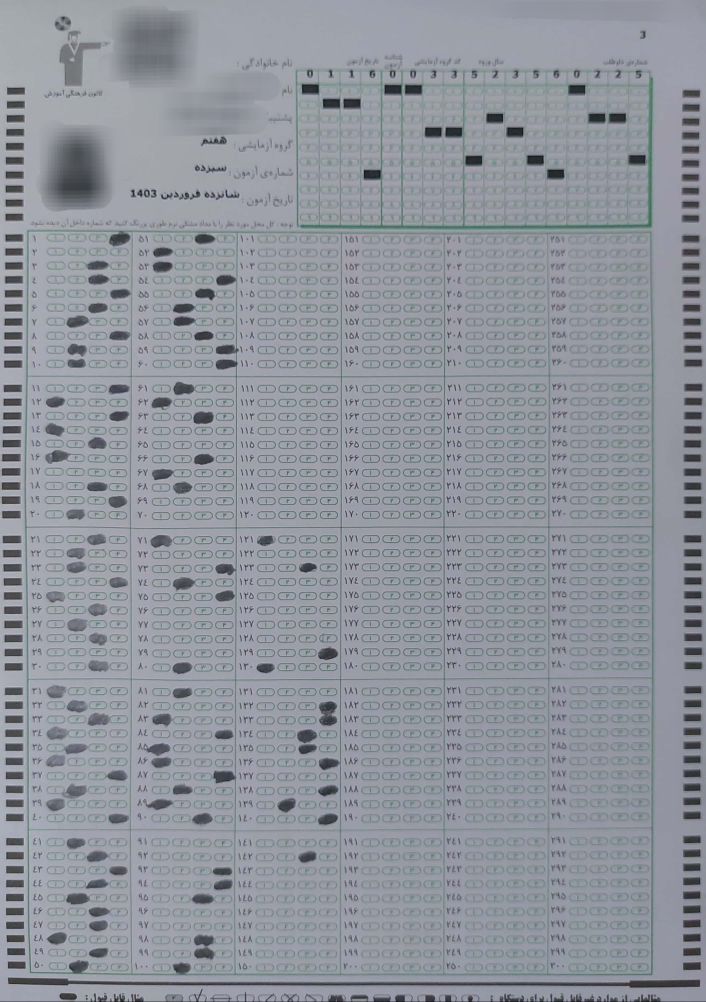
#> input picture sheets/answer_0.jpg, 2118 x 3006 px (shown at 1/3 size)
$ python -i utils.py   (imports and definitions only)
#> lines starting #> are read from the running program, lines starting #| are printed output that depends on the picture; after the words box and inside, x2 and y2 are one past the last pixel; in counts of white or black regions, pixels touching at a corner belong together
#> further down, picture is the input picture: shape (3006, 2118, 3); mean B, G, R 156.9, 148.5, 143.8
import cv2
import numpy as np
from all_bubbles import get_all_bubbles


# [37 lines left out: functions crop_image, crop_cords, get_coloumns, get_rows, not called in this run]


def standard_resize(image, n):
    ims = cv2.resize(image, (int(image.shape[1]/n),int(image.shape[0]/n)))
    return ims


# [11 lines left out: function find_quarter, not called in this run]


def find_bubbles_from_contour(contours):
    bubbles = []
    for contour in contours:

        area = cv2.contourArea(contour)


        perimeter = cv2.arcLength(contour, True)


        hull = cv2.convexHull(contour)
        hull_area = cv2.contourArea(hull)

        if hull_area > 0:
            solidity = float(area) / hull_area
        else:
            solidity = 0


        if area > 670 and solidity > 0.9:

            M = cv2.moments(contour)
            if M['m00'] != 0:
                cX = int(M['m10'] / M['m00'])
                cY = int(M['m01'] / M['m00'])
            else:
                continue


            bubbles.append(contour)
    return bubbles


# [57 lines left out: functions have_common_y, distance_between_contours, contours_in_range_y, mixed_bubbles, not called in this run]


def find_bubbles(image):
    gray = cv2.cvtColor(image, cv2.COLOR_BGR2GRAY)
    blurred_image = cv2.GaussianBlur(gray, (5, 5), 0)


    _, binary_image = cv2.threshold(gray, 125, 255, cv2.THRESH_BINARY_INV + cv2.THRESH_OTSU)
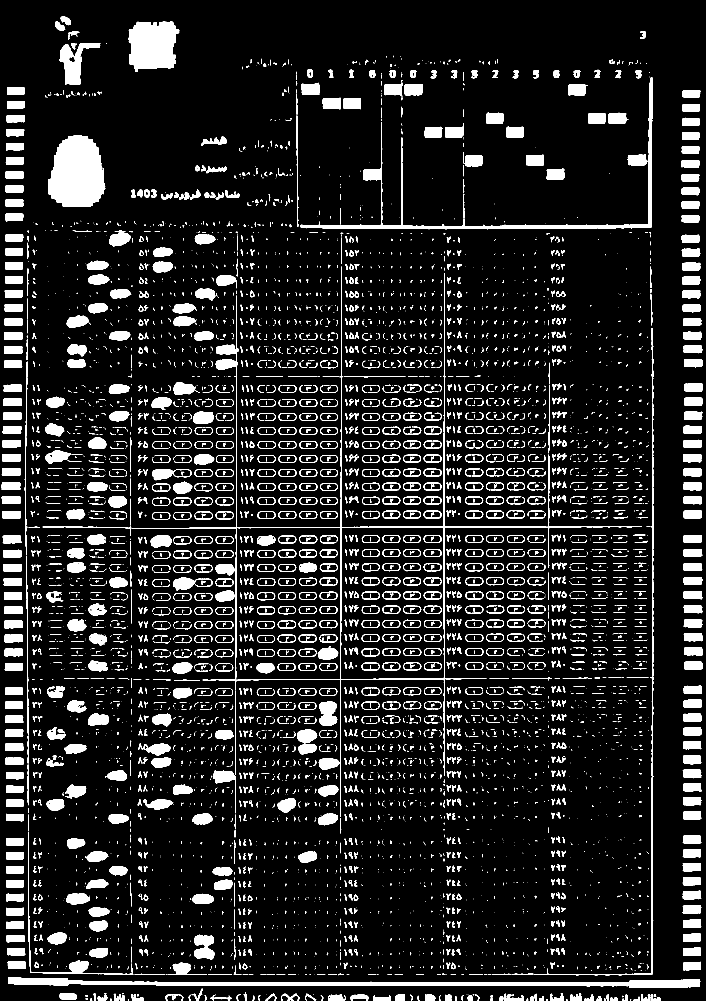
#> binary_image: shape (3006, 2118) (shown at 1/3 size); 10.8% white; 6121 white regions (3357 under 20 px), largest, box (x1, y1, x2, y2) and area: (144, 407, 313, 620) 28645, (24, 2933, 2101, 2964) 26037, (396, 800, 1926, 2451) 21591

    kernel = np.ones((5, 5), np.uint8)
    closed_image = cv2.morphologyEx(binary_image, cv2.MORPH_CLOSE, kernel, iterations=1)
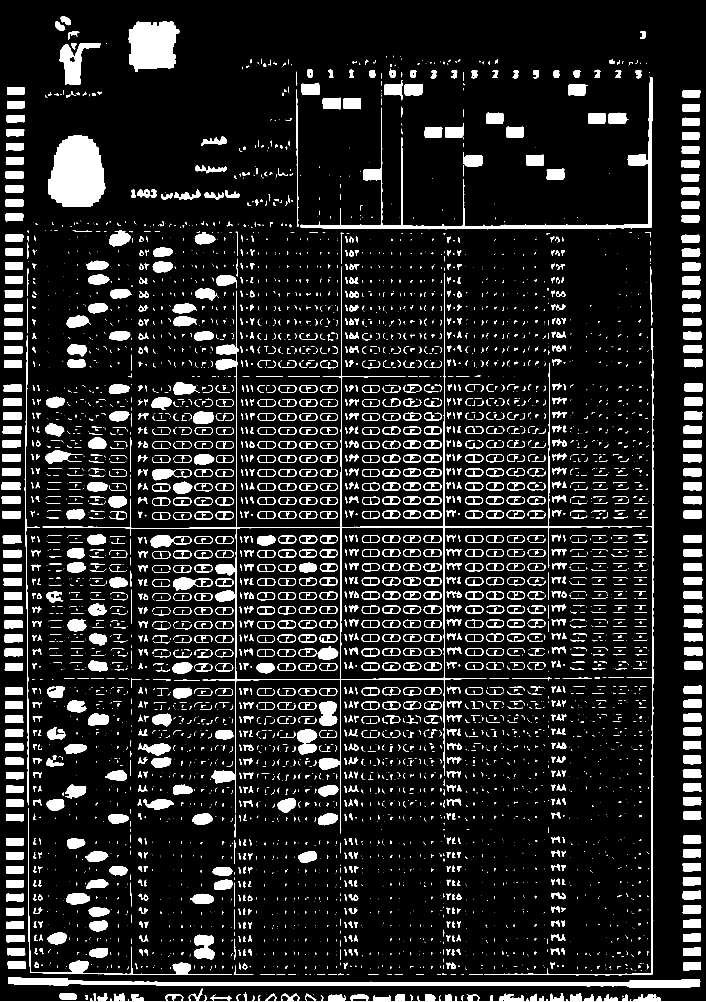
#> closed_image: shape (3006, 2118) (shown at 1/3 size); 11.2% white; 4864 white regions (2610 under 20 px), largest, box (x1, y1, x2, y2) and area: (144, 407, 316, 620) 28740, (128, 800, 1926, 2501) 27387, (24, 2933, 2101, 2964) 26077


    opened_image = cv2.morphologyEx(closed_image, cv2.MORPH_OPEN, kernel, iterations=5)
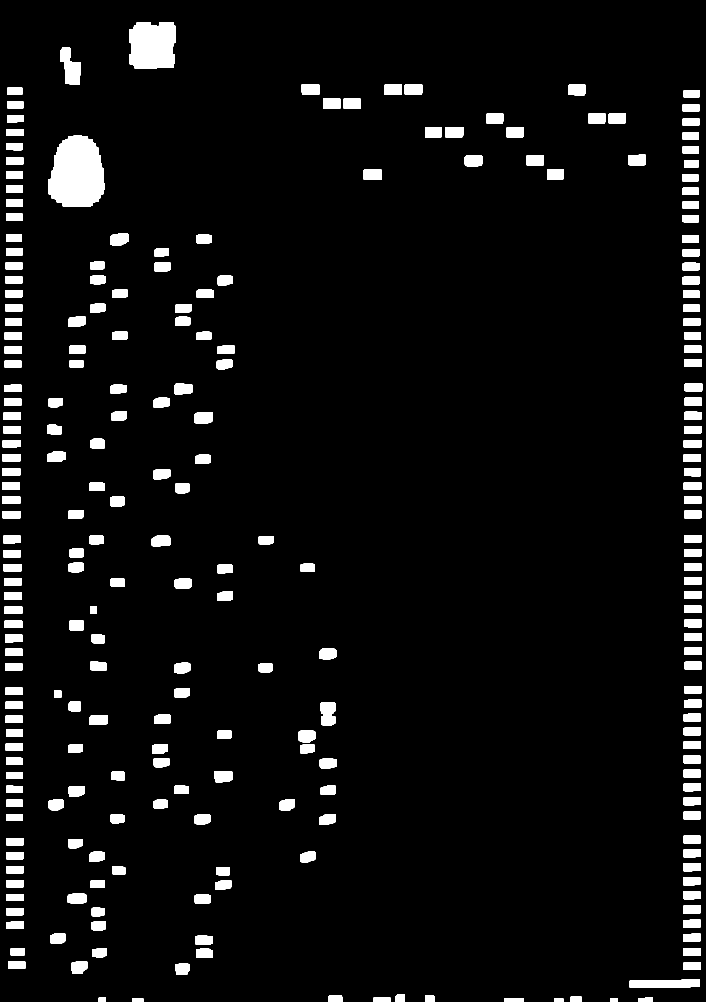
#> opened_image: shape (3006, 2118) (shown at 1/3 size); 5.4% white; 243 white regions

    """cv2.imshow("fff", opened_image)
    cv2.waitKey(0)
    cv2.destroyAllWindows()"""
    contours, _ = cv2.findContours(opened_image, cv2.RETR_EXTERNAL, cv2.CHAIN_APPROX_SIMPLE)
#> contours = 243 contours; largest, box (x1, y1, x2, y2) and area: (144, 407, 313, 620) 28378, (387, 66, 527, 206) 17548, (1889, 2939, 2100, 2963) 4459, (180, 142, 242, 253) 4236, (961, 2106, 1006, 2177) 2736


    #cv2.drawContours(image, contours, -1, (255, 0, 255), 6)


    bubbles = find_bubbles_from_contour(contours)
#> the loop in find_bubbles_from_contour, `for contour in contours: ` made 243 passes
#> (contour, area, perimeter, hull, hull_area, solidity, cX, cY) on passes 15, 19, 31, 36, 52: ([[24, 2885], [24, 2905], [75, 2905], [75, 2885]], 1020, 142, [[75, 2885], [75, 2905], [24, 2905], [24, 2885]], 1020, 1, 49, 2895), ([[32, 2845], [32, 2865], [73, 2865], [73, 2845]], 820, 122, [[73, 2845], [73, 2865], [32, 2865], [32, 2845]], 820, 1, 52, 2855), ([[19, 2682], [19, 2702], [70, 2702], [70, 2682]], 1020, 142, [[70, 2682], [70, 2702], [19, 2702], [19, 2682]], 1020, 1, 44, 2692), ([[19, 2640], [19, 2661], [69, 2661], [69, 2640]], 1050, 142, [[69, 2640], [69, 2661], [19, 2661], [19, 2640]], 1050, 1, 44, 2650), ([[19, 2442], [19, 2462], [68, 2462], [68, 2442]], 980, 138, [[68, 2442], [68, 2462], [19, 2462], [19, 2442]], 980, 1, 43, 2452)
#> (area, perimeter, hull_area, solidity, cX, cY) on passes 9, 12, 13, 14, 16, 17: (795, 120.5, 799, 0.995, 1006, 2995), (4459, 462.5, 4596, 0.97, 1994, 2950), (1288, 143, 1326, 0.971, 546, 2906), (1136.5, 146.2, 1139, 0.998, 2075, 2898), (1483.5, 156, 1541, 0.963, 236, 2901), (1261.5, 148.4, 1290.5, 0.978, 612, 2859)
#> after the loop in find_bubbles_from_contour, `for contour in contours:`: bubbles = 230 contours; largest, box (x1, y1, x2, y2) and area: (144, 407, 313, 620) 28378, (387, 66, 527, 206) 17548, (1889, 2939, 2100, 2963) 4459, (961, 2106, 1006, 2177) 2736, (582, 1237, 638, 1271) 1722


    return contours


def image_slice(image, x_start, x_end, y_start, y_end):
    new_image = image[y_start:y_end, x_start:x_end]
    return new_image


# [146 lines left out: functions find_choices, get_bubble, highlight_errors, score_from_report, not called in this run]

>>> import cv2
>>> picture = cv2.imread('sheets/answer_0.jpg')
>>> result = find_bubbles(picture)
#> result has the same summary as contours in find_bubbles

$ run again, on sheets/answer_3.jpg
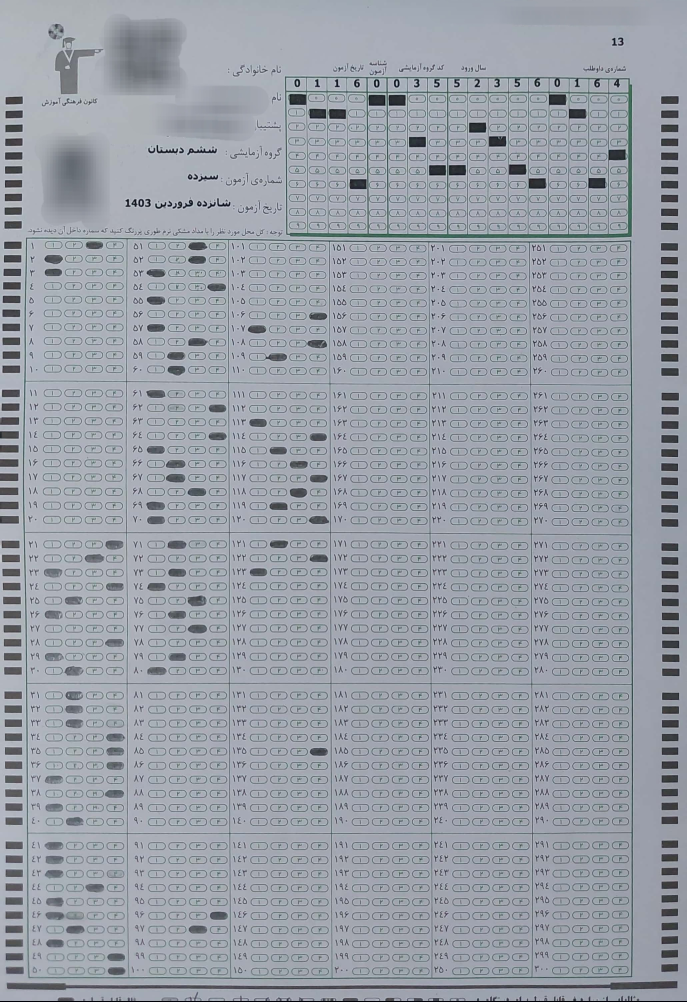
#> input picture sheets/answer_3.jpg, 2060 x 3004 px (shown at 1/3 size)
#> picture is the input picture: shape (3004, 2060, 3); mean B, G, R 168.4, 159.5, 153.9
#> in find_bubbles, `_, binary_image = cv2.threshold(gray, 125, 255, cv2.THRESH_BINARY_INV ..`:
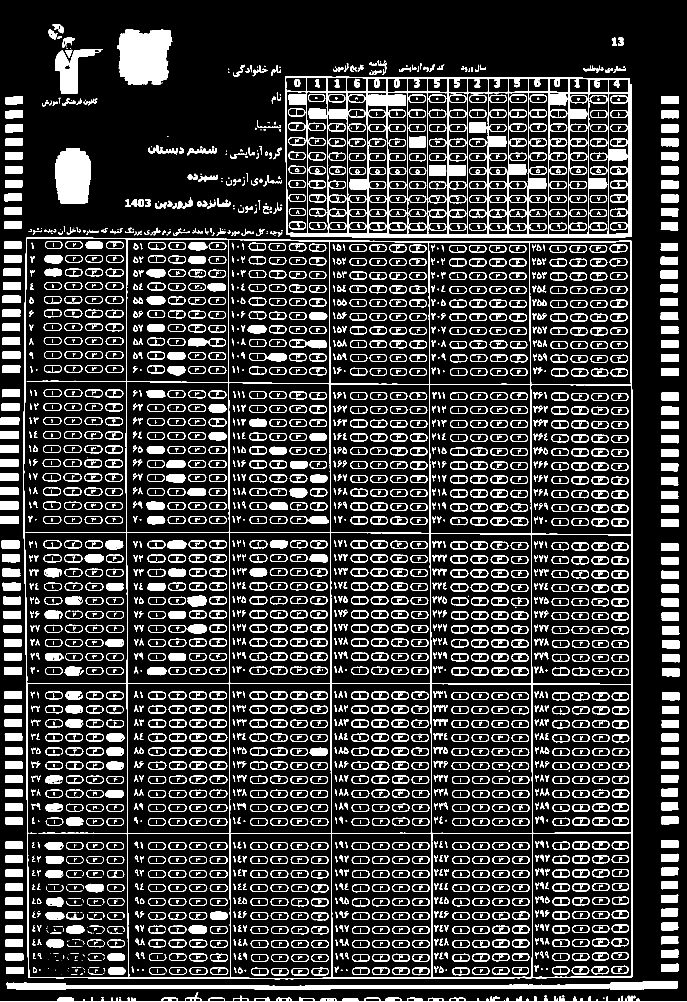
#> binary_image: shape (3004, 2060) (shown at 1/3 size); 15.7% white; 3995 white regions (289 under 20 px), largest, box (x1, y1, x2, y2) and area: (69, 712, 1899, 2938) 70829, (855, 229, 1896, 714) 55296, (20, 2943, 2033, 2970) 24963
#> closed_image: shape (3004, 2060); 17.1% white; 2162 white regions (139 under 20 px), largest, box (x1, y1, x2, y2) and area: (855, 229, 1896, 714) 146051, (69, 712, 1899, 2938) 72812, (20, 2943, 2033, 2970) 24985
#> in find_bubbles, `opened_image = cv2.morphologyEx(closed_image, cv2.MORPH_OPEN, kernel, ..`:
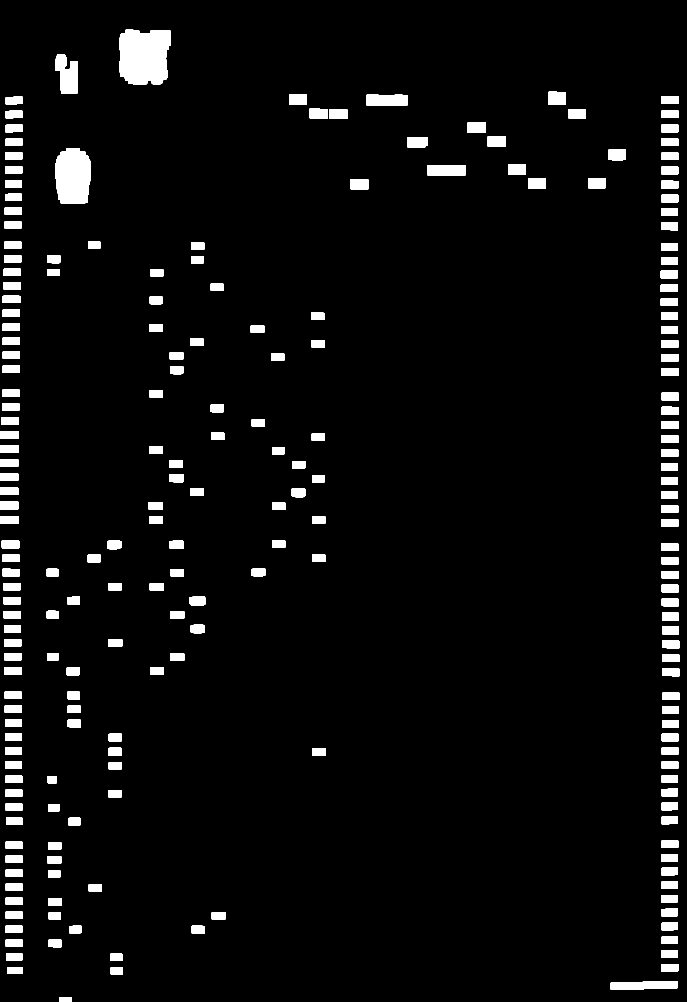
#> opened_image: shape (3004, 2060) (shown at 1/3 size); 4.6% white; 216 white regions
#> contours = 216 contours; largest, box (x1, y1, x2, y2) and area: (359, 89, 513, 253) 21953, (166, 444, 272, 611) 15194, (166, 162, 232, 282) 5570, (1832, 2943, 2032, 2969) 4168, (1100, 284, 1223, 318) 3880
#> the loop in find_bubbles_from_contour, `for contour in contours: ` made 216 passes
#> (contour, area, perimeter, hull, hull_area, solidity, cX, cY) on passes 4, 24, 38: ([[21, 2901], [21, 2921], [68, 2921], [68, 2901]], 940, 134, [[68, 2901], [68, 2921], [21, 2921], [21, 2901]], 940, 1, 44, 2911), ([[17, 2651], [17, 2671], [67, 2671], [67, 2651]], 1000, 140, [[67, 2651], [67, 2671], [17, 2671], [17, 2651]], 1000, 1, 42, 2661), ([[144, 2412], [144, 2433], [177, 2433], [177, 2412]], 693, 108, [[177, 2412], [177, 2433], [144, 2433], [144, 2412]], 693, 1, 160, 2422)
#> after the loop in find_bubbles_from_contour, `for contour in contours:`: bubbles = 213 contours; largest, box (x1, y1, x2, y2) and area: (359, 89, 513, 253) 21953, (166, 444, 272, 611) 15194, (1832, 2943, 2032, 2969) 4168, (1100, 284, 1223, 318) 3880, (1282, 495, 1397, 526) 3390
#> result has the same summary as contours in find_bubbles

$ run again, on sheets/answer_4.jpg
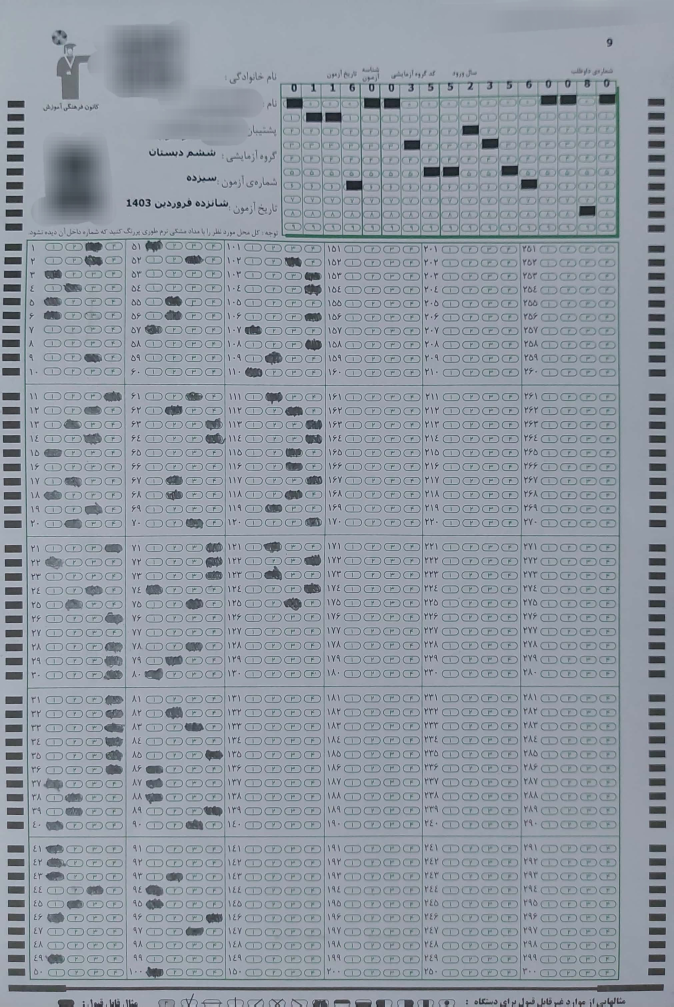
#> input picture sheets/answer_4.jpg, 2020 x 3020 px (shown at 1/3 size)
#> picture is the input picture: shape (3020, 2020, 3); mean B, G, R 162.8, 152.7, 144.6
#> in find_bubbles, `_, binary_image = cv2.threshold(gray, 125, 255, cv2.THRESH_BINARY_INV ..`:
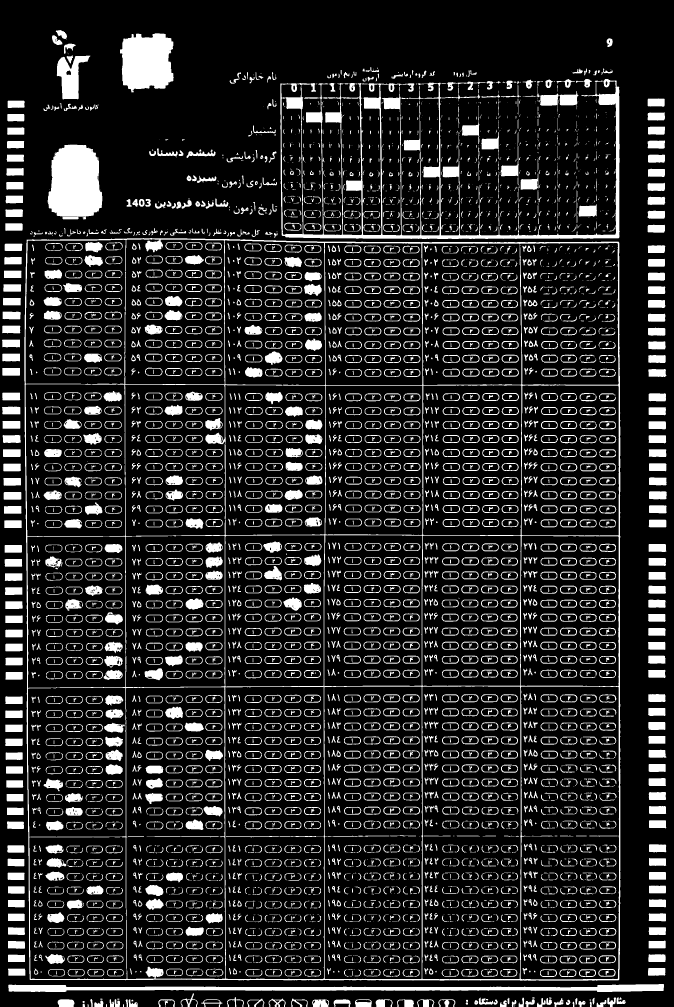
#> binary_image: shape (3020, 2020) (shown at 1/3 size); 15.7% white; 5057 white regions (987 under 20 px), largest, box (x1, y1, x2, y2) and area: (73, 714, 1861, 2942) 74291, (841, 237, 1859, 717) 45542, (144, 434, 307, 658) 29831
#> closed_image: shape (3020, 2020); 17% white; 2681 white regions (399 under 20 px), largest, box (x1, y1, x2, y2) and area: (73, 714, 1861, 2942) 81094, (841, 237, 1859, 717) 71712, (142, 434, 307, 658) 30019
#> in find_bubbles, `opened_image = cv2.morphologyEx(closed_image, cv2.MORPH_OPEN, kernel, ..`:
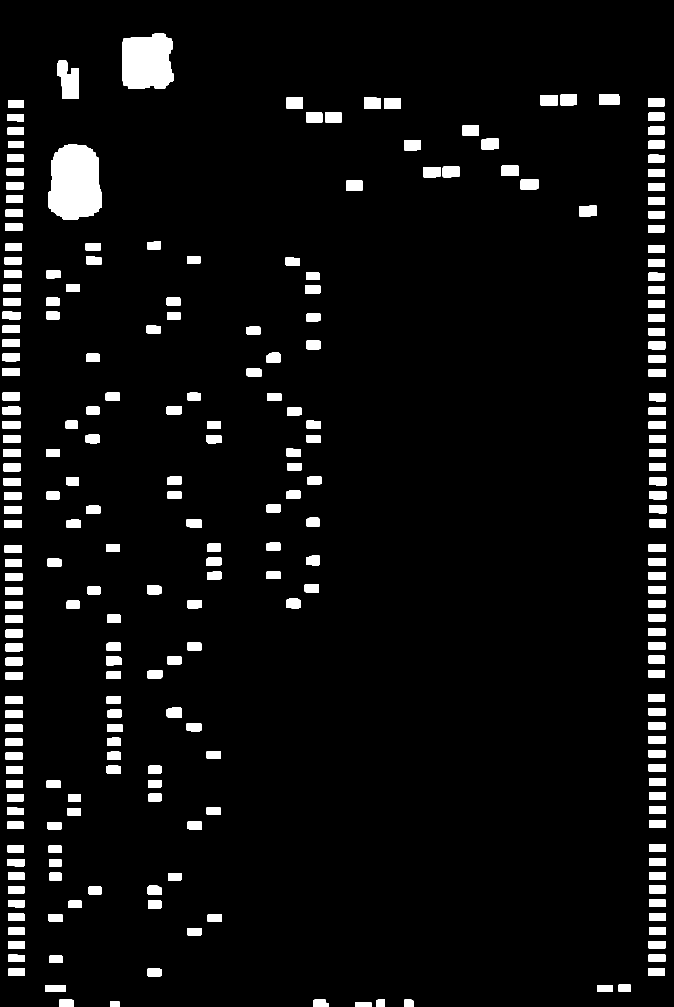
#> opened_image: shape (3020, 2020) (shown at 1/3 size); 5.3% white; 247 white regions
#> contours = 247 contours; largest, box (x1, y1, x2, y2) and area: (144, 434, 306, 658) 29545, (366, 101, 520, 266) 22002, (171, 180, 236, 297) 5274, (1797, 282, 1858, 315) 1880, (1621, 285, 1674, 317) 1584
#> the loop in find_bubbles_from_contour, `for contour in contours: ` made 247 passes
#> (contour, area, perimeter, hull, hull_area, solidity, cX, cY) on passes 7 to 9: ([[1793, 2955], [1793, 2975], [1836, 2975], [1836, 2955]], 860, 126, [[1836, 2955], [1836, 2975], [1793, 2975], [1793, 2955]], 860, 1, 1814, 2965), ([[136, 2955], [136, 2975], [196, 2975], [196, 2955]], 1200, 160, [[196, 2955], [196, 2975], [136, 2975], [136, 2955]], 1200, 1, 166, 2965), ([[1856, 2954], [1856, 2974], [1891, 2974], [1891, 2954]], 700, 110, [[1891, 2954], [1891, 2974], [1856, 2974], [1856, 2954]], 700, 1, 1873, 2964)
#> after the loop in find_bubbles_from_contour, `for contour in contours:`: bubbles = 242 contours; largest, box (x1, y1, x2, y2) and area: (144, 434, 306, 658) 29545, (366, 101, 520, 266) 22002, (1797, 282, 1858, 315) 1880, (1621, 285, 1674, 317) 1584, (1092, 293, 1142, 326) 1555
#> result has the same summary as contours in find_bubbles
